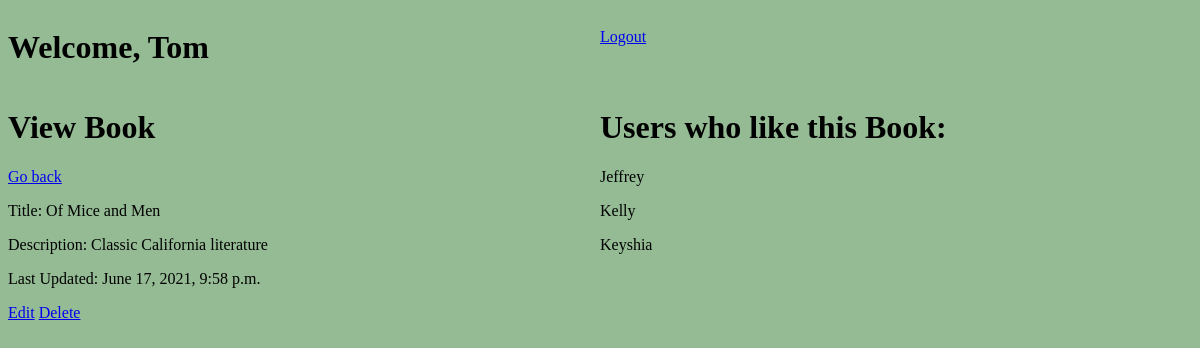
Page /books/5 (signed in) on the committed database.
### favorite_books_app/models.py (models this page shows)
class User(models.Model):
    first_name = models.CharField(max_length=255)
    last_name = models.CharField(max_length=255)
    email = models.EmailField(max_length=255)
    password = models.CharField(max_length=255)
    updated_at = models.DateTimeField(auto_now=True)
    created_at = models.DateTimeField(auto_now_add = True)
    objects = UserManager()

class Book(models.Model):
    title = models.CharField(max_length= 255)
    author = models.CharField(max_length=255)
    description = models.TextField()
    created_at = models.DateTimeField(auto_now_add=True)
    updated_at = models.DateTimeField(auto_now=True)
    upload_status = models.ForeignKey(User, related_name="books", on_delete = models.CASCADE, null = True)
    users = models.ManyToManyField(User, related_name="Books")
    objects = BookManager()

### favorite_books_app/views.py (the view)
# urls.py: path('books/<int:id>', views.books_all),
def books_all(request, id):
    if 'user_id' not in request.session:
        return redirect('/')
    this_user = User.objects.filter(id = request.session['user_id'])
    clicked_book = Book.objects.get(id=id)
    book_likers = clicked_book.users.all()
    context = {
        "current_user" : this_user[0],
        "all_books": Book.objects.all(),
        "clicked_book": clicked_book,
        "book_likers": book_likers,
        }
    return render(request, "view_book.html", context)

### favorite_books_app/templates/view_book.html (shortened to what this page needs)
<!DOCTYPE html>
<html lang = "en">
<head>
    {% load static %}
    <link rel="stylesheet" href="{% static 'background-color.css' %}">
</head>
<body>
    <header id="add-header">
        <h1 id="welcome-add">Welcome, {{ current_user.first_name }}</h1>
        <a id = "logout-add" href="http://localhost:8000/logout">Logout</a>
    </header>
    <div id="all-books-container">
        <div id="current-book">
            <h1>View Book</h1> <a href= "http://localhost:8000/books">Go back</a>
            <p>Title: {{ clicked_book.title }}</p>
            <p>Description: {{ clicked_book.description }}</p>
            <p>Last Updated: {{ clicked_book.updated_at }}</p>
            <a href="http://localhost:8000/shows/{{ this_show.id }}/edit">Edit</a>
            <a href="http://localhost:8000/shows/{{ this_show.id }}/destroy">Delete</a>
        </div>
        <div id="users-view">
            <h1>Users who like this Book:</h1>
            {% for user in book_likers %}
                <p> {{ user.first_name }} </p>
            {% endfor %}
        </div>
    </div>
</body>
</html>

### favorite_books_app/static/background-color.css (style rules this page uses)
body { background-color:rgb(148, 187, 148); }
#add-header { display: flex; }
#welcome-add { flex: 1; }
#logout-add { margin-top: 20px; flex: 1; }
#all-books-container { display: flex; }
#current-book { flex: 1; }
#users-view { flex: 1; }

### rows in the picture
User: first_name "Tom"
Book: title "Of Mice and Men", description "Classic California literature", updated_at "June 17, 2021, 9:58 p.m."
User: first_name "Jeffrey"
User: first_name "Kelly"
User: first_name "Keyshia"
